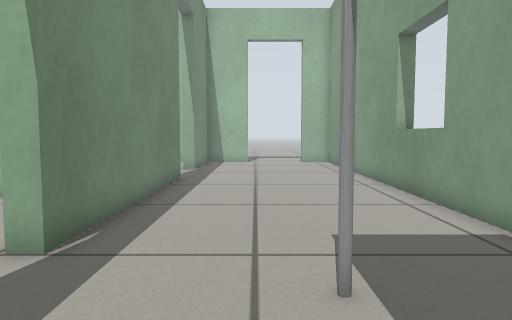
View 1 (above)

15 first-person views from a walk through a world built for the Gazebo simulator. The camera is 0.46 m above the floor, tilts 4° down and sees 70° across. The floor is counted in squares, 0.25 m on a side. Each view is taken from the middle of a square. On the plan, view 1 faces up. The plan holds only what a view shows up to about 18 squares ahead; the rest is blank. Simple patterns stand in for the simulator's built-in surfaces.

View 2
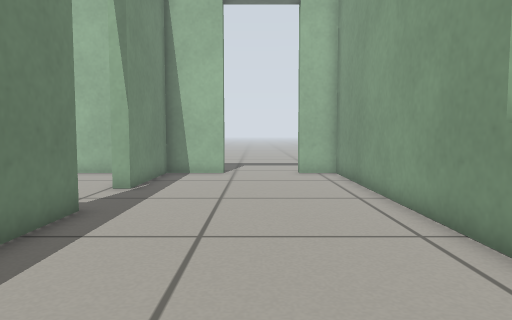

View 3
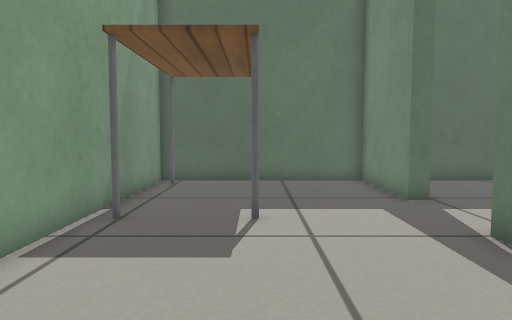

View 4
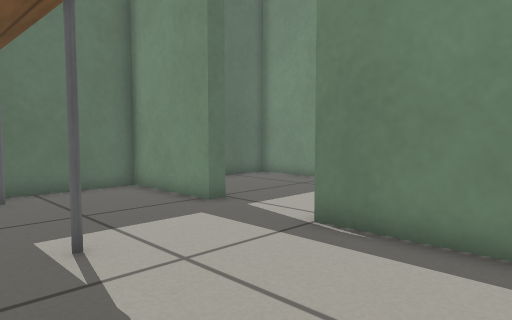

View 5
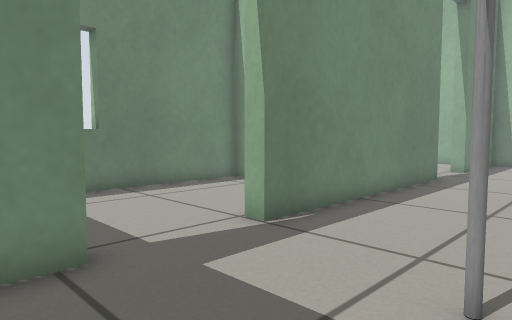

View 6
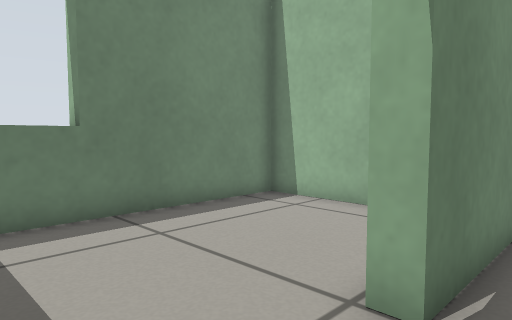

View 7
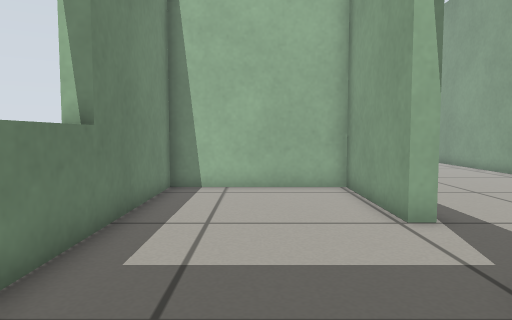

View 8
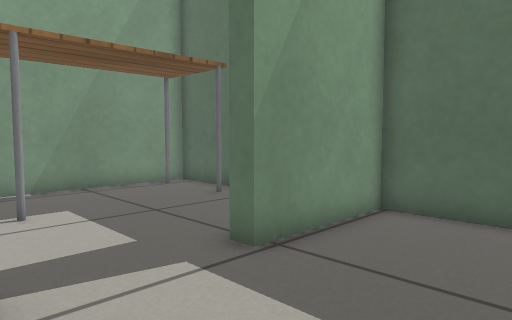

View 9
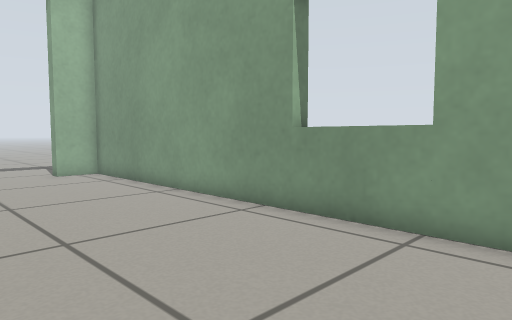

View 10
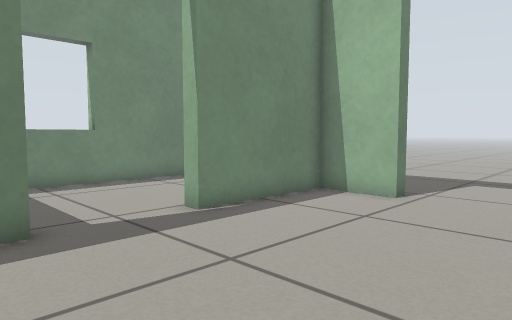

View 11
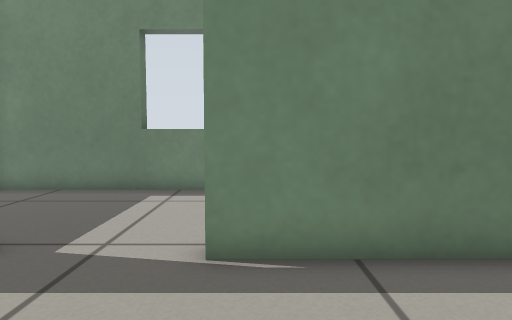

View 12
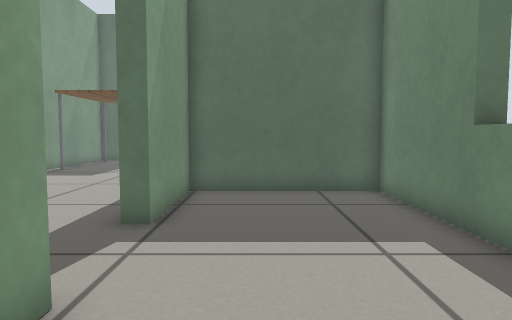

View 13
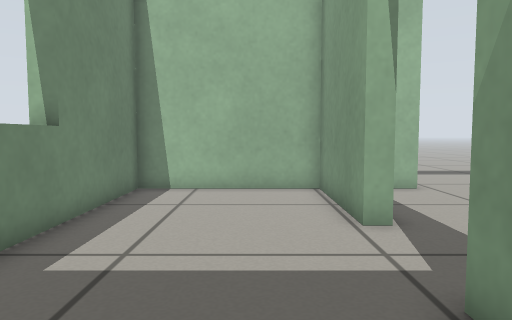

View 14
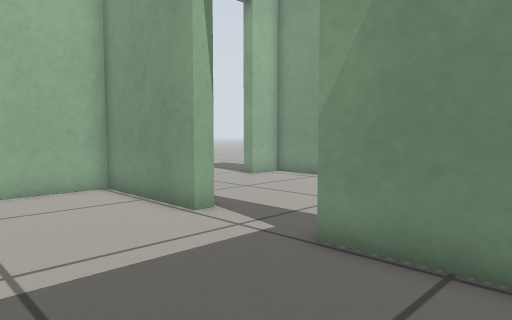

View 15
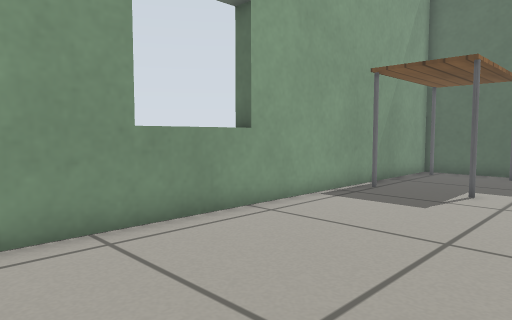

### Floor plan
Points are (right, up) in squares from view 1. A wall is a line through its corners. A room is listed if a view was taken in it or the views show most of it. See-through windows are left out.
Room 1 (views 1, 2, 3, 4, 5, 6, 9, 10, 11, 15)
walls: (-3.2, 15.7) (-3.2, 5.5); (-3.2, 1.9) (-3.2, -2.5) (4.8, -2.5) (4.8, 24.3) (3.1, 24.3); (-0.5, 24.3) (-3.2, 24.3) (-3.2, 19.3)
ways out: open door at (-3.5, 3.5) to room 2; open door at (-3.5, 17.5) to room 3; open door at (1.3, 24.6)
objects: table (1, -1); table (1, 4); table (4, -1); table (4, 4)
Room 2 (views 7, 8)
walls: (-3.8, 5.5) (-3.8, 10.7) (-10, 10.7) (-10, 2.1); (-10, 0.6) (-10, -2.5) (-3.8, -2.5) (-3.8, 1.9)
ways out: open door at (-3.5, 3.5) to room 1
Room 3 (views 12, 13, 14)
walls: (-3.8, 19.3) (-3.8, 24.3) (-10, 24.3) (-10, 11.3) (-3.8, 11.3) (-3.8, 15.7)
ways out: open door at (-3.5, 17.5) to room 1

Where each view was taken, in squares from view 1:
view 1: 0 up, 0 right, facing up
view 2: 7 up, 1 right, facing up
view 3: 12 up, 1 right, facing down
view 4: 10 up, 3 right, facing down-left
view 5: 0 up, 2 right, facing up-left
view 6: 2 up, 2 left, facing up-left
view 7: 2 down, 7 left, facing up
view 8: 6 up, 8 left, facing down-right
view 9: 7 up, 2 left, facing up-right
view 10: 14 up, 4 right, facing up-left
view 11: 20 up, 2 right, facing left
view 12: 23 up, 6 left, facing down
view 13: 12 up, 6 left, facing up
view 14: 12 up, 9 left, facing up-right
view 15: 16 up, 2 left, facing down-right
